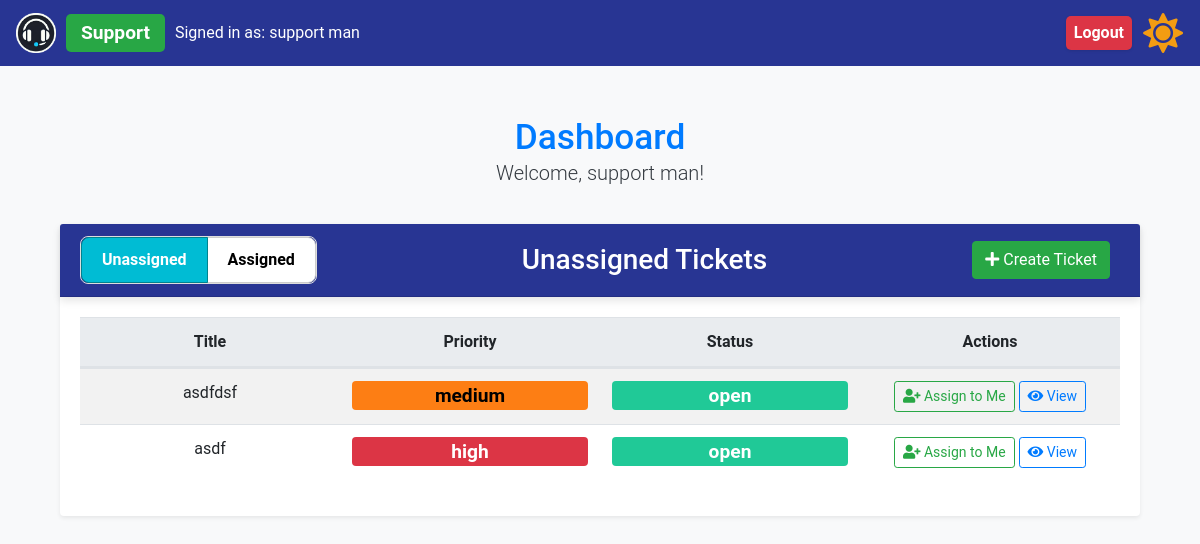
/unassigned_tickets (signed in), run on an earlier commit of the app's database.
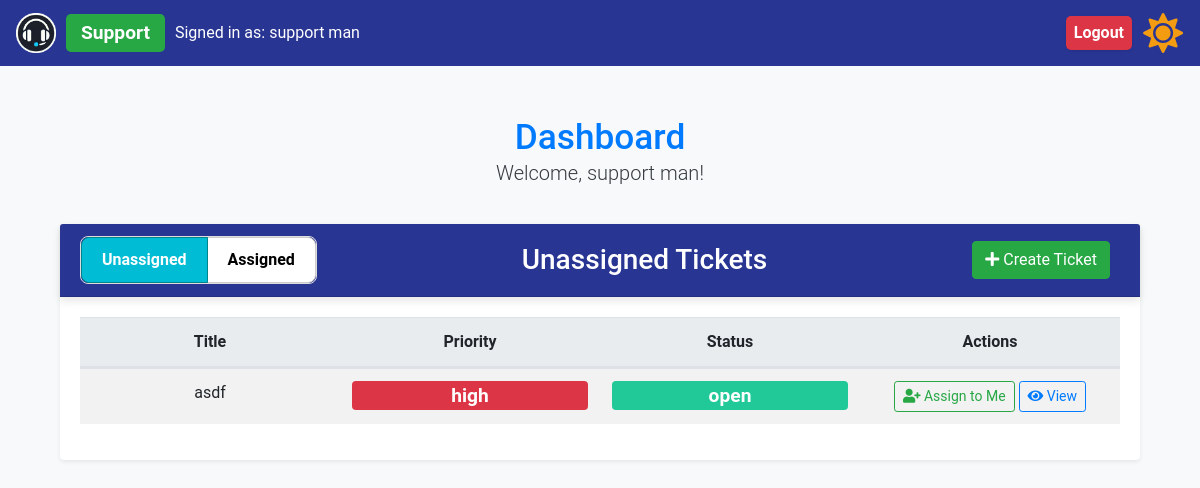
And on a later commit of the database.
### app/models.py (models this page shows)
class Ticket(db.Model):
    id = db.Column(db.Integer, primary_key=True)
    title = db.Column(db.String(150), nullable=False)
    description = db.Column(db.Text, nullable=False)
    status = db.Column(db.String(50), nullable=False)
    priority = db.Column(db.String(50), nullable=False)
    created_at = db.Column(db.DateTime, default=datetime.utcnow)
    updated_at = db.Column(
        db.DateTime, default=datetime.utcnow, onupdate=datetime.utcnow
    )
    assigned_to = db.Column(db.Integer, db.ForeignKey("user.id"))
    user_id = db.Column(db.Integer, db.ForeignKey("user.id"))
    creator = db.relationship("User", foreign_keys=[user_id], back_populates="created_tickets", overlaps="assigned_tickets,comments")
    assignee = db.relationship("User", foreign_keys=[assigned_to], back_populates="assigned_tickets", overlaps="created_tickets,comments")
    ticket_comments = db.relationship("Comment", back_populates="ticket")

### app/routes.py (the view, shortened to what this page needs)
@bp.route("/unassigned_tickets", methods=["GET", "POST"])
@login_required
def unassigned_tickets():
    if current_user.role != "support" and current_user.role != "admin":
        flash("Only support staff and admins can view this page.", "warning")
        return redirect(url_for("main.all_tickets"))
    unassigned_tickets = Ticket.query.filter_by(assigned_to=None).all()
    print(f"Unassigned tickets: {unassigned_tickets}")
    support_staff = User.query.filter_by(role="support").all()
    return render_template(
        "unassigned_tickets.html",
        unassigned_tickets=unassigned_tickets,
        support_staff=support_staff,
        view='unassigned'
    )

### app/__init__.py (called while the page is built)
def create_app(config=None):
    app = Flask(__name__, instance_relative_config=True)
    if config:
        app.config.from_object(config)
    else:
        app.config.from_pyfile("config.py")  # Default to development config
    db.init_app(app)
    login_manager.init_app(app)
    migrate.init_app(app, db)
    from .models import User  # Ensure User model is correctly defined
    @login_manager.user_loader
    def load_user(user_id):
        return User.query.get(int(user_id))
    from .routes import bp  # Ensure bp is defined as a Blueprint in routes.py
    app.register_blueprint(bp)
    return app

### app/templates/unassigned_tickets.html (shortened to what this page needs)
{% extends "base.html" %} {% block content %}
<div class="container mt-5">
  <div class="row mb-2">
    <div class="col-12 text-center">
      <h2 class="text-primary mb-0">Dashboard</h2>
      <p class="lead">Welcome, {{ current_user.name }}!</p>
    </div>
  </div>
  <div class="card shadow-sm">
    <div
      class="card-header bg-primary text-white d-flex justify-content-between align-items-center"
    >
      <div
        class="btn-group toggle-group"
        role="group"
        aria-label="Ticket Status Toggle"
      >
        <a
          href="{{ url_for('main.unassigned_tickets') }}"
          class="btn btn-toggle {% if view == 'unassigned' %}active{% endif %}"
        >
          Unassigned
        </a>
        <a
          href="{{ url_for('main.assigned_tickets') }}"
          class="btn btn-toggle {% if view == 'assigned' %}active{% endif %}"
        >
          Assigned
        </a>
      </div>
      <h3 class="flex-grow-1 text-center mb-0">Unassigned Tickets</h3>
      <div>
        <a class="btn btn-success" href="{{ url_for('main.create_ticket') }}">
          <i class="fas fa-plus"></i> Create Ticket
        </a>
      </div>
    </div>
    <div class="card-body">
      <table class="table table-striped table-hover">
        <thead>
          <tr class="d-flex justify-content-between">
            <th class="col text-center">Title</th>
            <th class="col text-center">Priority</th>
            <th class="col text-center">Status</th>
            <th class="col text-center">Actions</th>
          </tr>
        </thead>
        <tbody>
          {% for ticket in unassigned_tickets %}
          <tr class="d-flex justify-content-between">
            <td class="col text-center">{{ ticket.title }}</td>
            <td class="col text-center">
              <span class="badge badge-priority-{{ ticket.priority }}">
                {{ ticket.priority }}
              </span>
            </td>
            <td class="col text-center">
              <span class="badge badge-status-{{ ticket.status|lower }}">
                {{ ticket.status }}
              </span>
            </td>
            <td class="col text-center">
              {% if current_user.role == 'support' %}
              <form
                method="POST"
                action="{{ url_for('main.unassigned_tickets') }}"
                style="display: inline"
              >
                <button type="submit" class="btn btn-outline-success btn-sm">
                  <i class="fas fa-user-plus"></i> Assign to Me
                </button>
              </form>
              {% endif %}
              <a
                href="{{ url_for('main.ticket_details', ticket_id=ticket.id) }}"
                class="btn btn-outline-primary btn-sm"
              >
                <i class="fas fa-eye"></i> View
              </a>
            </td>
          </tr>
          {% endfor %}
        </tbody>
      </table>
    </div>
  </div>
</div>
{% endblock %}

What changed in the data, as far as the page shows it:
no longer on this page (row edited): Ticket: title "asdfdsf", priority "medium", status "open"
